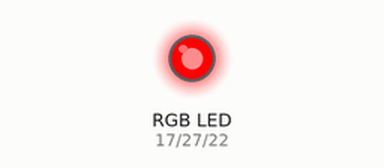
This program was run on a simulated Raspberry Pi (BCM pin numbers). On the bench: an RGB LED mixed from three pins (HIGH = lit).

Above: at 0.5 s.
At 2.5 s:
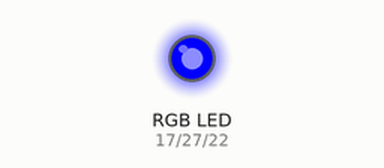
At 3.5 s:
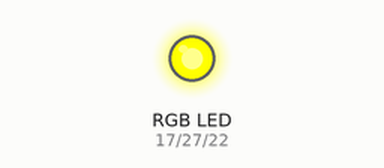
At 4.5 s:
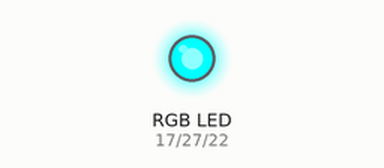
At 6.5 s:
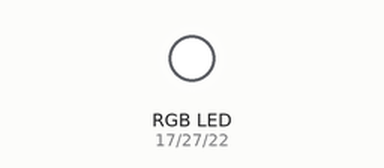
At 9.5 s:
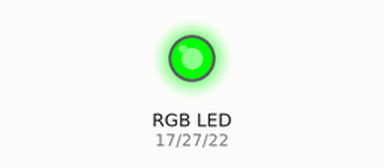
Timing chart, 0 to 10.4 s (numbered marks = the images above):
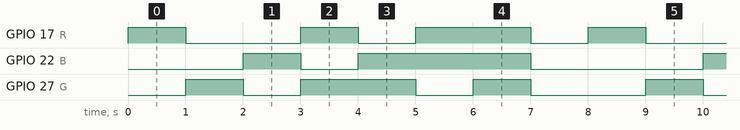

Measured:
- by itself, GPIO 17 (R): repeats every 8.0 s: LOW 2.0 s, HIGH 1.0 s, LOW 1.0 s, HIGH 2.0 s, LOW 1.0 s, HIGH 1.0 s
- by itself, GPIO 22 (B): repeats every 8.0 s: LOW 1.0 s, HIGH 3.0 s, LOW 3.0 s, HIGH 1.0 s
- by itself, GPIO 27 (G): repeats every 8.0 s: LOW 1.0 s, HIGH 2.0 s, LOW 1.0 s, HIGH 1.0 s, LOW 2.0 s, HIGH 1.0 s

The program:

rgb_led_basic.py
```python
import RPi.GPIO as GPIO # type: ignore
import time

R = 17
G = 27
B = 22

GPIO.setmode(GPIO.BCM)

GPIO.setup(R, GPIO.OUT)
GPIO.setup(G, GPIO.OUT)
GPIO.setup(B, GPIO.OUT)

r = GPIO.PWM(R, 1000)
g = GPIO.PWM(G, 1000)
b = GPIO.PWM(B, 1000)

r.start(0)
g.start(0)
b.start(0)

def set_color(red, green, blue):
    r.ChangeDutyCycle(red)
    g.ChangeDutyCycle(green)
    b.ChangeDutyCycle(blue)

try:
    while True:
        set_color(100,0,0)   # 赤
        time.sleep(1)

        set_color(0,100,0)   # 緑
        time.sleep(1)

        set_color(0,0,100)   # 青
        time.sleep(1)

        set_color(100,100,0) # 黄
        time.sleep(1)

        set_color(0,100,100) # シアン
        time.sleep(1)

        set_color(100,0,100) # 紫
        time.sleep(1)

        set_color(100,100,100) # 白っぽい
        time.sleep(1)

        set_color(0,0,0)     # 消灯
        time.sleep(1)

except KeyboardInterrupt:
    pass

r.stop()
g.stop()
b.stop()
GPIO.cleanup()
```
